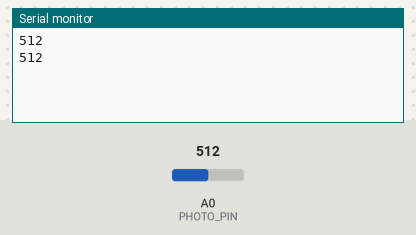
Simulated run of this sketch. Board: Arduino Uno, built with avr-gcc and run on an emulated ATmega328P. Parts: the last lines printed to the serial monitor. The test bench sets the inputs (shaded band); at power-on: A0 (PHOTO_PIN) = 512.

Above: at 1.3 s.
1.4 s: A0 (PHOTO_PIN) set to 716
At 1.9 s:
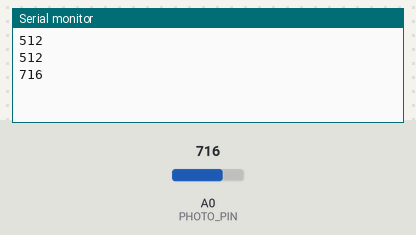
2.9 s: A0 (PHOTO_PIN) set to 810
At 3.31 s:
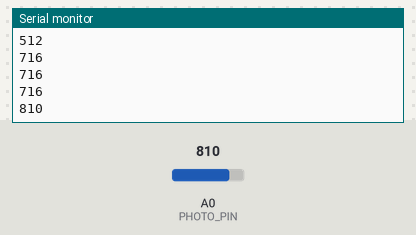
Timing chart, 0 to 5.9 s (numbered marks = the images above; inputs shaded):
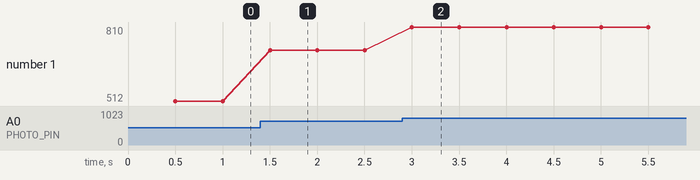

Measured:
- after the input at 1.4 s, the serial monitor: prints a new line after 0.10 s (image 1)
- after the input at 2.9 s, the serial monitor: prints a new line after 0.10 s (image 2)
- plotted number 1: 512 → 716 after the input at 1.4 s, 716 → 810 after the input at 2.9 s

The sketch:

sketch_oct3a.ino
```cpp
/*
* Goals: Light LEDS different LEDS depending on photoresistor value
* Note: Easy activity - didn't go crazy with best practices as I am trying to move onto STM controller
*/

#define PHOTO_PIN A0
#define RED_PIN 10
#define YELLOW_PIN 11
#define BLUE_PIN 12

#define PHOTO_READ_DELAY 500

unsigned startTime = millis();

void setup() {
  Serial.begin(115200);

}

void lightLEDS(int lumonistyValue){
  if(lumonistyValue <= 300){
    digitalWrite(RED_PIN, HIGH);
    digitalWrite(YELLOW_PIN, LOW);
    digitalWrite(BLUE_PIN, LOW);
  } else if((lumonistyValue > 300) && (lumonistyValue <= 800)){
    digitalWrite(RED_PIN, LOW);
    digitalWrite(YELLOW_PIN, HIGH);
    digitalWrite(BLUE_PIN, LOW);
  } else if(lumonistyValue > 801){
    digitalWrite(RED_PIN, LOW);
    digitalWrite(YELLOW_PIN, LOW);
    digitalWrite(BLUE_PIN, HIGH);
  }
}

void loop() {
  unsigned timeNow = millis();

  if((timeNow - startTime) > PHOTO_READ_DELAY){
    startTime += PHOTO_READ_DELAY;
    Serial.println(analogRead(PHOTO_PIN));
    lightLEDS(analogRead(PHOTO_PIN));
  }
}
```
